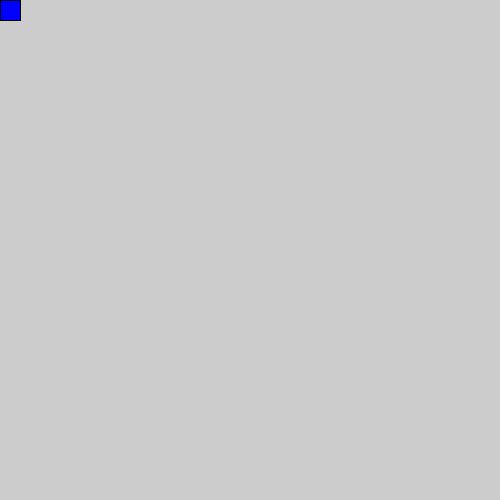
Frame 1 (no input)
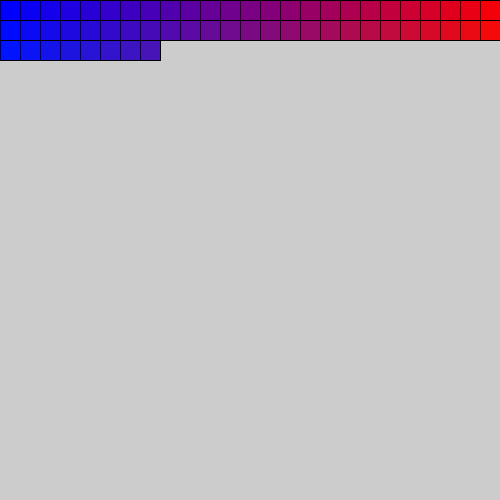
Frame 60 (the mouse pressed at the canvas centre just before this capture)
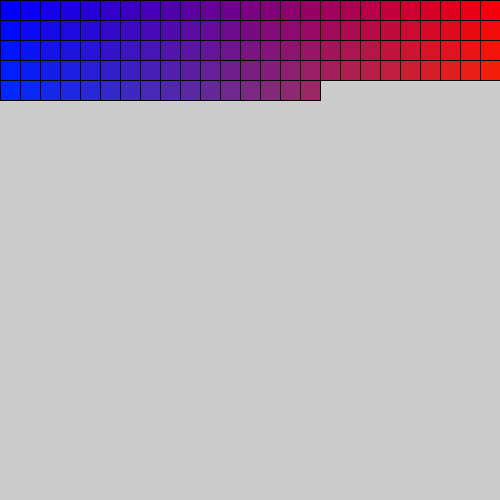
Frame 120 (the mouse held since frame 60 and released just before this capture)

The Processing sketch that drew these frames (run headless with seeded random() and noise(); from frame 60 on, the mouse is pressed at the canvas centre):

// Processing sketch: Rect_01
// ── Rect_01.pde
int posx =0;
int posy=0;
int rectsize=20;

void setup() {
  size(500, 500);
}

void draw() {
  float redValue=map(posx, 0, width, 0, 255);
  float blueValue=map(posx, 0, width, 255, 0);
  float greenValue=map(posy, 0, width, 0, 255);

  fill(redValue, greenValue, blueValue);
  rect(posx, posy, rectsize, rectsize);
  posx+=rectsize;

  if (posx>width) {
    posy+=rectsize; //posy=posy+rectsize;
    posx=0;
  }

  if (posy>height) {
    posy=0;
    posx=0;
  }
}
